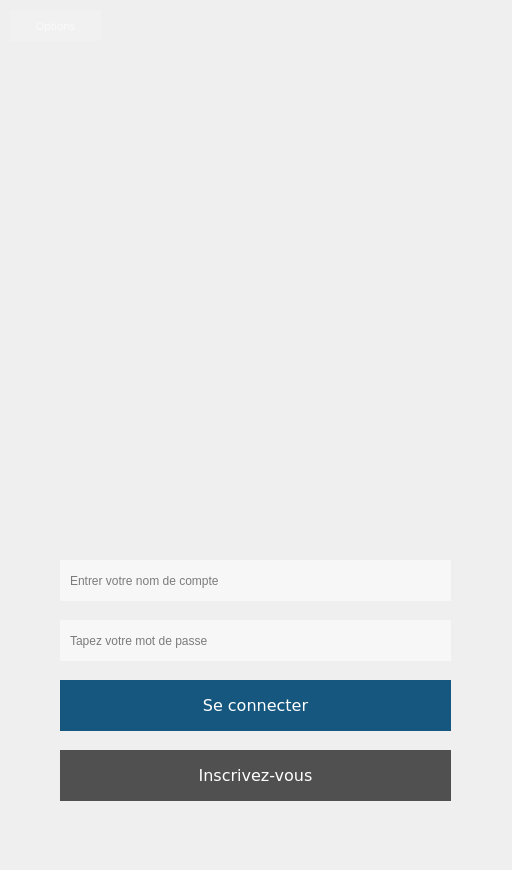
<?xml version="1.0" encoding="UTF-8"?>
<ui version="4.0">
 <class>BabelFlyer</class>
 <widget class="QWidget" name="BabelFlyer">
  <property name="enabled">
   <bool>true</bool>
  </property>
  <property name="geometry">
   <rect>
    <x>0</x>
    <y>0</y>
    <width>512</width>
    <height>870</height>
   </rect>
  </property>
  <property name="mouseTracking">
   <bool>true</bool>
  </property>
  <property name="windowTitle">
   <string>Babel</string>
  </property>
  <property name="layoutDirection">
   <enum>Qt::LeftToRight</enum>
  </property>
  <property name="autoFillBackground">
   <bool>false</bool>
  </property>
  <property name="styleSheet">
   <string notr="true">background-image: url(:/background_image.jpg);</string>
  </property>
  <property name="windowFilePath">
   <string notr="true"/>
  </property>
  <widget class="QLineEdit" name="emailEdit">
   <property name="geometry">
    <rect>
     <x>60</x>
     <y>560</y>
     <width>391</width>
     <height>41</height>
    </rect>
   </property>
   <property name="styleSheet">
    <string notr="true">background: none;
border: none;
background-color: rgba(255, 255, 255, 128);
color: rgb(0, 0, 0);
font: 10pt &quot;Verdana&quot;;
padding: 8px;
</string>
   </property>
   <property name="placeholderText">
    <string>Entrer votre nom de compte</string>
   </property>
  </widget>
  <widget class="QLineEdit" name="pwdEdit">
   <property name="geometry">
    <rect>
     <x>60</x>
     <y>620</y>
     <width>391</width>
     <height>41</height>
    </rect>
   </property>
   <property name="styleSheet">
    <string notr="true">background: none;
border: none;
background-color: rgba(255, 255, 255, 128);
color: #000;
font: 10pt &quot;Verdana&quot;;
padding: 8px;
      </string>
   </property>
   <property name="placeholderText">
    <string>Tapez votre mot de passe</string>
   </property>
  </widget>
  <widget class="QPushButton" name="login">
   <property name="geometry">
    <rect>
     <x>60</x>
     <y>680</y>
     <width>391</width>
     <height>51</height>
    </rect>
   </property>
   <property name="sizePolicy">
    <sizepolicy hsizetype="Minimum" vsizetype="Fixed">
     <horstretch>0</horstretch>
     <verstretch>0</verstretch>
    </sizepolicy>
   </property>
   <property name="font">
    <font>
     <family>Verdana</family>
     <pointsize>12</pointsize>
     <weight>50</weight>
     <italic>false</italic>
     <bold>false</bold>
    </font>
   </property>
   <property name="cursor">
    <cursorShape>ArrowCursor</cursorShape>
   </property>
   <property name="layoutDirection">
    <enum>Qt::LeftToRight</enum>
   </property>
   <property name="autoFillBackground">
    <bool>false</bool>
   </property>
   <property name="styleSheet">
    <string notr="true">background: none;
background-color: rgb(22, 87, 127);
color: rgb(255, 255, 255);
font: 12pt &quot;Verdana&quot;;
border-style: outset;
      </string>
   </property>
   <property name="text">
    <string>Se connecter</string>
   </property>
  </widget>
  <widget class="QPushButton" name="signup">
   <property name="geometry">
    <rect>
     <x>60</x>
     <y>750</y>
     <width>391</width>
     <height>51</height>
    </rect>
   </property>
   <property name="sizePolicy">
    <sizepolicy hsizetype="Minimum" vsizetype="Fixed">
     <horstretch>0</horstretch>
     <verstretch>0</verstretch>
    </sizepolicy>
   </property>
   <property name="font">
    <font>
     <family>Verdana</family>
     <pointsize>12</pointsize>
     <weight>50</weight>
     <italic>false</italic>
     <bold>false</bold>
    </font>
   </property>
   <property name="cursor">
    <cursorShape>ArrowCursor</cursorShape>
   </property>
   <property name="layoutDirection">
    <enum>Qt::LeftToRight</enum>
   </property>
   <property name="autoFillBackground">
    <bool>false</bool>
   </property>
   <property name="styleSheet">
    <string notr="true">background: none;
background-color: rgb(80, 80, 80);
color: rgb(255, 255, 255);
font: 12pt &quot;Verdana&quot;;
border-style: outset;
      </string>
   </property>
   <property name="text">
    <string>Inscrivez-vous</string>
   </property>
  </widget>
  <widget class="QPushButton" name="p">
   <property name="geometry">
    <rect>
     <x>10</x>
     <y>10</y>
     <width>91</width>
     <height>31</height>
    </rect>
   </property>
   <property name="font">
    <font>
     <family>Open Sans Light</family>
     <pointsize>8</pointsize>
     <weight>50</weight>
     <italic>false</italic>
     <bold>false</bold>
    </font>
   </property>
   <property name="styleSheet">
    <string notr="true">background: none;
border: none;
background-color: rgba(255, 255, 255, 32);
color: rgb(255, 255, 255);
font: 8pt &quot;Open Sans Light&quot;;
      </string>
   </property>
   <property name="text">
    <string>Options</string>
   </property>
  </widget>
 </widget>
 <resources>
  <include location="../resources/BabelMainWindow.qrc"/>
 </resources>
 <connections>
  <connection>
   <sender>signup</sender>
   <signal>clicked()</signal>
   <receiver>BabelFlyer</receiver>
   <slot>hide()</slot>
   <hints>
    <hint type="sourcelabel">
     <x>255</x>
     <y>775</y>
    </hint>
    <hint type="destinationlabel">
     <x>255</x>
     <y>434</y>
    </hint>
   </hints>
  </connection>
  <connection>
   <sender>p</sender>
   <signal>clicked()</signal>
   <receiver>BabelFlyer</receiver>
   <slot>hide()</slot>
   <hints>
    <hint type="sourcelabel">
     <x>30</x>
     <y>25</y>
    </hint>
    <hint type="destinationlabel">
     <x>255</x>
     <y>434</y>
    </hint>
   </hints>
  </connection>
 </connections>
</ui>
